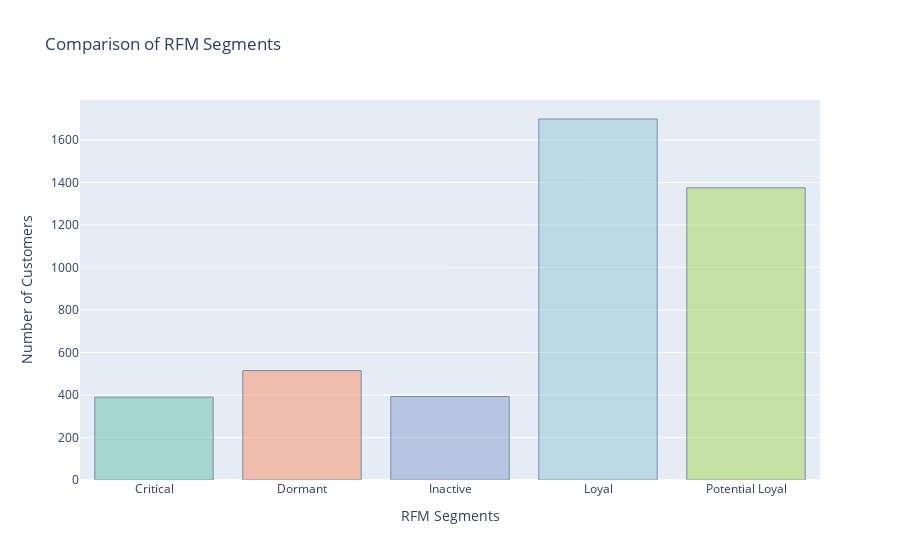

The code cell stored with this chart in its notebook:
### Code cell
bar_colors=plotly.colors.qualitative.Set2

fig=go.Figure(data=[go.Bar(x=segment_counts.index,y=segment_counts.values,
                           marker=dict(color=bar_colors))])

Loyal_color='rgb(150,200,215)'

fig.update_traces(marker_color=[Loyal_color if segment =='Loyal'else bar_colors[i]
                                    for i, segment in enumerate(segment_counts.index)],
                marker_line_color='rgb(8,48,90)',
                marker_line_width=1,opacity=0.5)
                
#Update the layout
fig.update_layout(title='Comparison of RFM Segments',
                  xaxis_title='RFM Segments',
                  yaxis_title='Number of Customers',
                  showlegend=False)

#Display the figure
fig.show()

### Figure 1 — Plotly figure (JSON) as saved in the notebook; plotly's stock layout.template omitted (floating-point values rounded to 4 significant figures)
{"data": [{"marker": {"color": ["rgb(102,194,165)", "rgb(252,141,98)", "rgb(141,160,203)", "rgb(150,200,215)", "rgb(166,216,84)"], "line": {"color": "rgb(8,48,90)", "width": 1}}, "opacity": 0.5, "type": "bar", "x": ["Critical", "Dormant", "Inactive", "Loyal", "Potential Loyal"], "y": [390, 515, 393, 1699, 1375]}], "layout": {"showlegend": false, "title": {"text": "Comparison of RFM Segments"}, "xaxis": {"title": {"text": "RFM Segments"}}, "yaxis": {"title": {"text": "Number of Customers"}}}}
